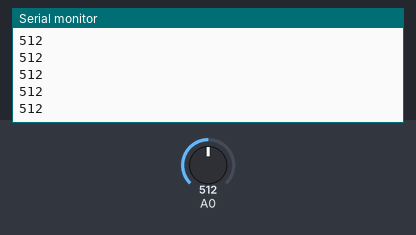
A sketch run on a simulated Arduino Uno, built with avr-gcc and run on an emulated ATmega328P. Shown: the last lines printed to the serial monitor. The inputs (shaded band) are chosen by the test bench; at power-on: A0 = 512.

Above: at 1.2 s.
1.3 s: A0 set to 716
At 2.1 s:
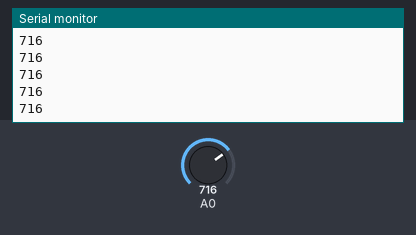
2.8 s: A0 set to 900
At 3.5 s:
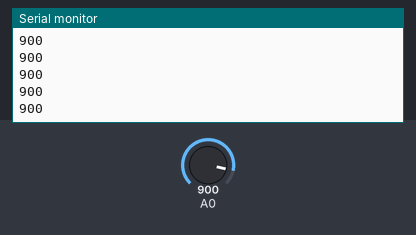
Timing chart, 0 to 5.8 s (numbered marks = the images above; inputs shaded):
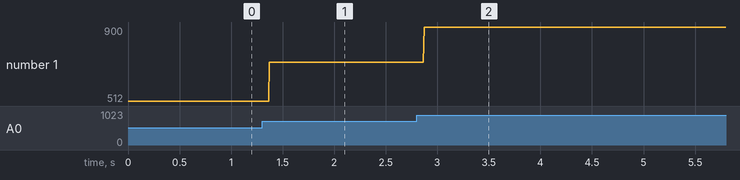

The sketch:

Arduino_Nano.ino
```cpp
#include "SoftwareSerial.h"

	SoftwareSerial XBee(2,3);

	void setup()
	{
	    Serial.begin(9600);
	    XBee.begin(9600);
	}
	int p=0,q=0,t=0;
	void loop()
	{
    int i=0;
    {
    for(i=0;i<=100;i++)
	   {
      int c=analogRead(A0);
	    int d=abs(c-p);
	    p=c;
	    Serial.println(c);
	    if (d>1)
	    {
	        t++;
	    }
     }
      {
        XBee.write(t);
        if(t>1 && t<30)
        XBee.write('1');
        else if(t>30)
        XBee.write('2');
        else
        XBee.write('0');
        t=0;
      }
    }
  	}
```

Measured:
- after the input at 1.3 s, the serial monitor: prints a new line after 0.07 s (image 1)
- after the input at 2.8 s, the serial monitor: prints a new line after 0.07 s (image 2)
- plotted number 1: 512 → 716 after the input at 1.3 s, 716 → 900 after the input at 2.8 s
